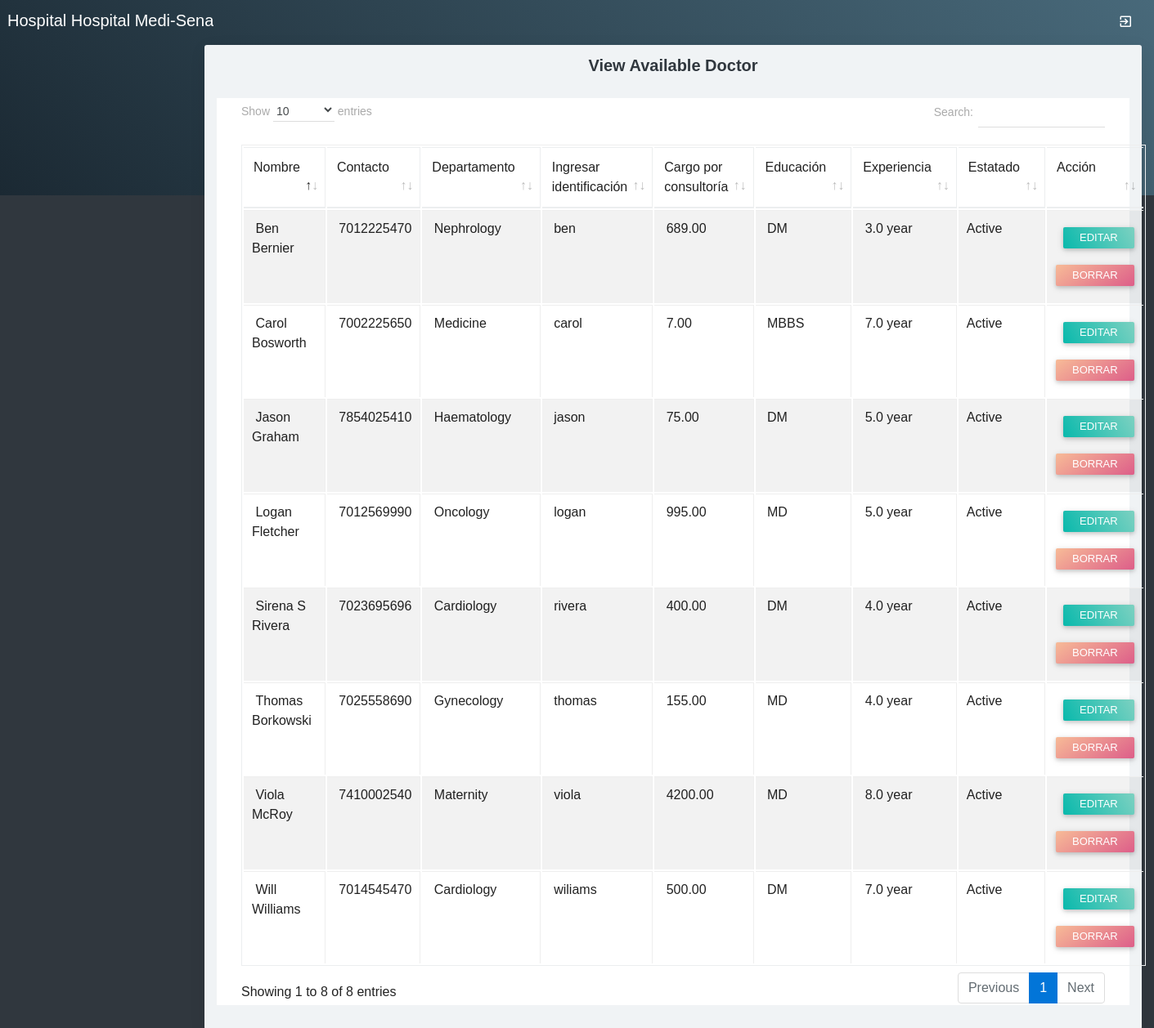
/viewdoctor.php, run on an earlier commit of the app's database.
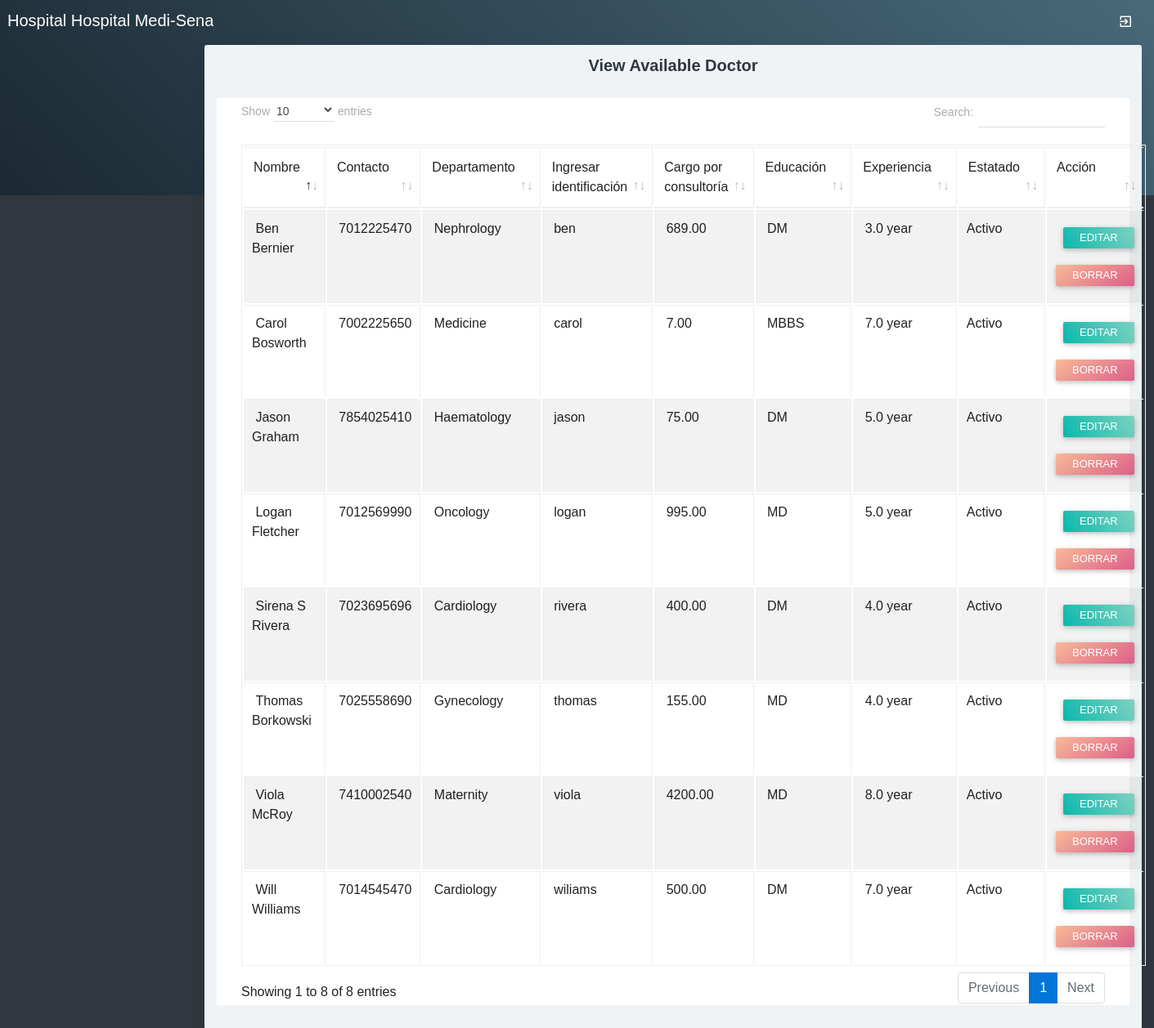
And on a later commit of the database.
### tables this page shows
CREATE TABLE `doctor` (
  `doctorid` int(10) NOT NULL,
  `doctorname` varchar(50) NOT NULL,
  `mobileno` varchar(15) NOT NULL,
  `departmentid` int(10) NOT NULL,
  `loginid` varchar(25) NOT NULL,
  `password` varchar(25) NOT NULL,
  `status` varchar(10) NOT NULL,
  `education` varchar(25) NOT NULL,
  `experience` float(11,1) NOT NULL,
  `consultancy_charge` float(10,2) NOT NULL
);

CREATE TABLE `department` (
  `departmentid` int(10) NOT NULL,
  `departmentname` varchar(100) NOT NULL,
  `description` text NOT NULL,
  `status` varchar(10) NOT NULL
);

### viewdoctor.php (the view, shortened to what this page needs)
<?php
include("adformheader.php");
include("dbconnection.php");
?>
<div class="container-fluid">
	<div class="block-header">
		<h2 class="text-center">View Available Doctor</h2>
	</div>
<div class="card">
	<section class="container">
		<table class="table table-bordered table-striped table-hover js-basic-example dataTable">
			<thead>
				<tr>
					<td>Nombre</td>
					<td>Contacto</td>
					<td>Departamento</td>
					<td>Ingresar identificación</td>
					<td>Cargo por consultoría</td>
					<td>Educación</td>
					<td>Experiencia</td>
					<td>Estatado</td>
					<td>Acción</td>
				</tr>
			</thead>
			<tbody>
				<?php
				$sql ="SELECT * FROM doctor";
				$qsql = mysqli_query($con,$sql);
				while($rs = mysqli_fetch_array($qsql))
				{
					$sqldept = "SELECT * FROM department WHERE departmentid='$rs[departmentid]'";
					$qsqldept = mysqli_query($con,$sqldept);
					$rsdept = mysqli_fetch_array($qsqldept);
					echo "<tr>
					<td>&nbsp;$rs[doctorname]</td>
					<td>&nbsp;$rs[mobileno]</td>
					<td>&nbsp;$rsdept[departmentname]</td>
					<td>&nbsp;$rs[loginid]</td>
					<td>&nbsp;$rs[consultancy_charge]</td>
					<td>&nbsp;$rs[education]</td>
					<td>&nbsp;$rs[experience] year</td>
					<td>$rs[status]</td>
					<td>&nbsp;
					<a href='doctor.php?editid=$rs[doctorid]' class='btn btn-sm btn-raised g-bg-cyan'>Editar</a> <a href='viewdoctor.php?delid=$rs[doctorid]' class='btn btn-sm btn-raised g-bg-blush2'>Borrar</a> </td>
					</tr>";
				}
				?>      </tbody>
			</table>
		</section>
	</div>
</div>
	<?php
	include("adformfooter.php");
	?>

### adformheader.php (shortened to what this page needs)
<!DOCTYPE html>
<html>
<head>
<link href="assets/plugins/bootstrap/css/bootstrap.min.css" rel="stylesheet" />
<link href="assets/plugins/jquery-datatable/dataTables.bootstrap4.min.css" rel="stylesheet">
<link href="assets/css/main.css" rel="stylesheet">
<link href="assets/css/themes/all-themes.css" rel="stylesheet" />
<link rel="stylesheet" href="sweetalert2.min.css">
</head>
<body class="theme-cyan">
    <nav class="navbar clearHeader">
        <div class="col-12">
            <div class="navbar-header"> <a href="javascript:void(0);" class="bars"></a> <a class="navbar-brand"
                    href="#">Hospital Hospital Medi-Sena</a> </div>
            <ul class="nav navbar-nav navbar-right">
                <li>
                    <a data-placement="bottom" title="Full Screen" href="logout.php"><i
                            class="zmdi zmdi-sign-in"></i></a>
                </li>
            </ul>
        </div>
    </nav>
    <section>
        <aside id="leftsidebar" class="sidebar">
        </aside>
    </section>
     <section class="content home">

### adformfooter.php (shortened to what this page needs)
</section>
</body>
</body>
</html>

### assets/css/themes/all-themes.css (style rules this page uses)
.theme-cyan .navbar-brand { color: #fff; }
.theme-cyan .nav > li > a { color: #fff; }

What changed in the data, as far as the page shows it:
changed doctor "Carol Bosworth": status "Active" → "Activo"
changed doctor "Sirena S Rivera": status "Active" → "Activo"
changed doctor "Will Williams": status "Active" → "Activo"
changed doctor "Thomas Borkowski": status "Active" → "Activo"
changed doctor "Jason Graham": status "Active" → "Activo"
changed doctor "Viola McRoy": status "Active" → "Activo"
changed doctor "Logan Fletcher": status "Active" → "Activo"
changed doctor "Ben Bernier": status "Active" → "Activo"
